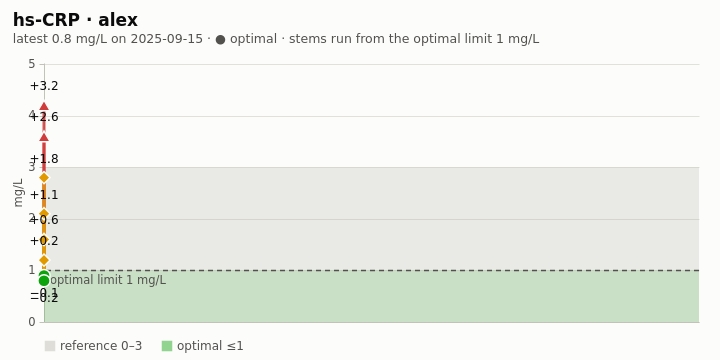

Vega-Lite specification stored for this chart:
### Vega-Lite specification from a JSON file in a GitHub repository (floating-point values rounded to 4 significant figures)
{"$schema": "https://vega.github.io/schema/vega-lite/v5.json", "description": "health-chart lollipop: one marker's draws as stems from its target limit to the value, status shapes at the tips (glyph + word in the legend), each labeled with its distance past the limit. A rule plus point layer as in the Vega-Lite ranged dot plot (layer_ranged_dot).", "width": 720, "height": 360, "autosize": {"type": "fit", "contains": "padding"}, "padding": {"left": 12, "right": 20, "top": 12, "bottom": 8}, "background": "#fcfcfb", "title": {"text": "hs-CRP · alex", "subtitle": "latest 0.8 mg/L on 2025-09-15 · ● optimal · stems run from the optimal limit 1 mg/L", "anchor": "start", "offset": 12, "fontSize": 17, "subtitleFontSize": 12.5, "color": "#0b0b0b", "subtitleColor": "#52514e"}, "config": {"font": "DejaVu Sans", "view": {"stroke": null}, "axis": {"labelColor": "#52514e", "titleColor": "#52514e", "labelFontSize": 11.5, "titleFontSize": 11.5, "titleFontWeight": "normal", "gridColor": "#e1e0d9", "domainColor": "#c3c2b7", "tickColor": "#c3c2b7"}, "legend": {"labelColor": "#52514e", "labelFontSize": 12, "orient": "bottom", "direction": "horizontal", "title": null, "symbolSize": 110, "columnPadding": 18, "layout": {"bottom": {"anchor": "start", "direction": "vertical", "margin": 4}}}}, "data": {"values": [{"person": "alex", "marker": "hscrp", "label": "hs-CRP", "date": "2021-11-08", "value": 4.2, "unit": "mg/L", "value_label": "4.2 mg/L", "status": "high", "glyph": "▲", "status_label": "▲ high", "color": "#d03b3b", "rgb": 13646651, "shape": "triangle-up", "pt": 9, "ref_low": 0, "ref_high": 3.0, "opt_low": null, "opt_high": 1.0, "series": "alex", "latest": 0, "base": 1, "gap": 3.2, "gap_label": "+3.2"}, {"person": "alex", "marker": "hscrp", "label": "hs-CRP", "date": "2022-05-16", "value": 3.6, "unit": "mg/L", "value_label": "3.6 mg/L", "status": "high", "glyph": "▲", "status_label": "▲ high", "color": "#d03b3b", "rgb": 13646651, "shape": "triangle-up", "pt": 9, "ref_low": 0, "ref_high": 3.0, "opt_low": null, "opt_high": 1.0, "series": "alex", "latest": 0, "base": 1, "gap": 2.6, "gap_label": "+2.6"}, {"person": "alex", "marker": "hscrp", "label": "hs-CRP", "date": "2022-11-14", "value": 2.8, "unit": "mg/L", "value_label": "2.8 mg/L", "status": "suboptimal", "glyph": "◐", "status_label": "◐ suboptimal", "color": "#e09a00", "rgb": 14719488, "shape": "diamond", "pt": 13, "ref_low": 0, "ref_high": 3.0, "opt_low": null, "opt_high": 1.0, "series": "alex", "latest": 0, "base": 1, "gap": 1.8, "gap_label": "+1.8"}, {"person": "alex", "marker": "hscrp", "label": "hs-CRP", "date": "2023-06-05", "value": 2.1, "unit": "mg/L", "value_label": "2.1 mg/L", "status": "suboptimal", "glyph": "◐", "status_label": "◐ suboptimal", "color": "#e09a00", "rgb": 14719488, "shape": "diamond", "pt": 13, "ref_low": 0, "ref_high": 3.0, "opt_low": null, "opt_high": 1.0, "series": "alex", "latest": 0, "base": 1, "gap": 1.1, "gap_label": "+1.1"}, {"person": "alex", "marker": "hscrp", "label": "hs-CRP", "date": "2024-01-15", "value": 1.6, "unit": "mg/L", "value_label": "1.6 mg/L", "status": "suboptimal", "glyph": "◐", "status_label": "◐ suboptimal", "color": "#e09a00", "rgb": 14719488, "shape": "diamond", "pt": 13, "ref_low": 0, "ref_high": 3.0, "opt_low": null, "opt_high": 1.0, "series": "alex", "latest": 0, "base": 1, "gap": 0.6, "gap_label": "+0.6"}, {"person": "alex", "marker": "hscrp", "label": "hs-CRP", "date": "2024-08-12", "value": 1.2, "unit": "mg/L", "value_label": "1.2 mg/L", "status": "suboptimal", "glyph": "◐", "status_label": "◐ suboptimal", "color": "#e09a00", "rgb": 14719488, "shape": "diamond", "pt": 13, "ref_low": 0, "ref_high": 3.0, "opt_low": null, "opt_high": 1.0, "series": "alex", "latest": 0, "base": 1, "gap": 0.2, "gap_label": "+0.2"}, {"person": "alex", "marker": "hscrp", "label": "hs-CRP", "date": "2025-03-10", "value": 0.9, "unit": "mg/L", "value_label": "0.9 mg/L", "status": "optimal", "glyph": "●", "status_label": "● optimal", "color": "#0ca30c", "rgb": 828172, "shape": "circle", "pt": 7, "ref_low": 0, "ref_high": 3.0, "opt_low": null, "opt_high": 1.0, "series": "alex", "latest": 0, "base": 1, "gap": -0.1, "gap_label": "−0.1"}, {"person": "alex", "marker": "hscrp", "label": "hs-CRP", "date": "2025-09-15", "value": 0.8, "unit": "mg/L", "value_label": "0.8 mg/L", "status": "optimal", "glyph": "●", "status_label": "● optimal", "color": "#0ca30c", "rgb": 828172, "shape": "circle", "pt": 7, "ref_low": 0, "ref_high": 3.0, "opt_low": null, "opt_high": 1.0, "series": "alex", "latest": 1, "base": 1, "gap": -0.2, "gap_label": "−0.2"}]}, "encoding": {"x": {"field": "date", "type": "temporal", "title": "", "scale": {"type": "utc", "domain": [1631491200000, 1762732800000]}, "axis": {"values": [1640995200000, 1672531200000, 1704067200000, 1735689600000], "format": "%Y", "formatType": "utc", "grid": false, "labelPadding": 6}}}, "layer": [{"data": {"values": [{"key": "reference", "label": "reference 0–3", "low": 0, "high": 3.0, "y": 0, "y2": 3, "color": "#b8b7ad", "opacity": 0.28}, {"key": "optimal", "label": "optimal ≤1", "low": null, "high": 1.0, "y": 0, "y2": 1, "color": "#0ca30c", "opacity": 0.14}]}, "mark": {"type": "rect"}, "encoding": {"x": null, "y": {"field": "y", "type": "quantitative", "scale": {"domain": [0, 5.023], "nice": false, "zero": false}}, "y2": {"field": "y2"}, "fill": {"field": "label", "type": "nominal", "scale": {"domain": ["reference 0–3", "optimal ≤1"], "range": ["#b8b7ad", "#0ca30c"]}, "legend": {"symbolType": "square", "symbolOpacity": 0.45}}, "opacity": {"field": "opacity", "type": "quantitative", "scale": null, "legend": null}}}, {"data": {"values": [{"value": 1, "label": "optimal limit 1 mg/L", "axis": "y", "color": "#52514e"}]}, "mark": {"type": "rule", "strokeWidth": 1.5, "strokeDash": [5, 4], "color": "#52514e"}, "encoding": {"x": null, "y": {"field": "value", "type": "quantitative", "title": "mg/L", "scale": {"domain": [0, 5.023], "nice": false, "zero": false}, "axis": {"tickCount": 6, "labelPadding": 4}}}}, {"data": {"values": [{"value": 1, "label": "optimal limit 1 mg/L", "axis": "y", "color": "#52514e"}]}, "mark": {"type": "text", "align": "left", "baseline": "top", "dx": 6, "dy": 5, "fontSize": 11.5, "color": "#52514e"}, "encoding": {"x": {"value": 0}, "y": {"field": "value", "type": "quantitative"}, "text": {"field": "label"}}}, {"mark": {"type": "rule", "strokeWidth": 3, "opacity": 0.85}, "encoding": {"y": {"field": "base", "type": "quantitative"}, "y2": {"field": "value"}, "color": {"field": "status_label", "type": "nominal", "scale": {"domain": ["● optimal", "◐ suboptimal", "▲ high"], "range": ["#0ca30c", "#e09a00", "#d03b3b"]}, "legend": null}}}, {"mark": {"type": "point", "filled": true, "size": 150, "opacity": 1, "stroke": "#fcfcfb", "strokeWidth": 1.5}, "encoding": {"y": {"field": "value", "type": "quantitative"}, "color": {"field": "status_label", "type": "nominal", "scale": {"domain": ["● optimal", "◐ suboptimal", "▲ high"], "range": ["#0ca30c", "#e09a00", "#d03b3b"]}}, "shape": {"field": "status_label", "type": "nominal", "scale": {"domain": ["● optimal", "◐ suboptimal", "▲ high"], "range": ["circle", "diamond", "triangle-up"]}}, "tooltip": [{"field": "date", "type": "temporal", "format": "%Y-%m-%d", "formatType": "utc"}, {"field": "value_label", "title": "value"}, {"field": "status_label", "title": "status"}, {"field": "gap_label", "title": "vs limit"}]}}, {"transform": [{"filter": "datum.gap >= 0"}], "mark": {"type": "text", "align": "center", "baseline": "bottom", "dy": -12, "fontSize": 12, "color": "#0b0b0b"}, "encoding": {"y": {"field": "value", "type": "quantitative"}, "text": {"field": "gap_label"}}}, {"transform": [{"filter": "datum.gap < 0"}], "mark": {"type": "text", "align": "center", "baseline": "top", "dy": 12, "fontSize": 12, "color": "#0b0b0b"}, "encoding": {"y": {"field": "value", "type": "quantitative"}, "text": {"field": "gap_label"}}}]}
